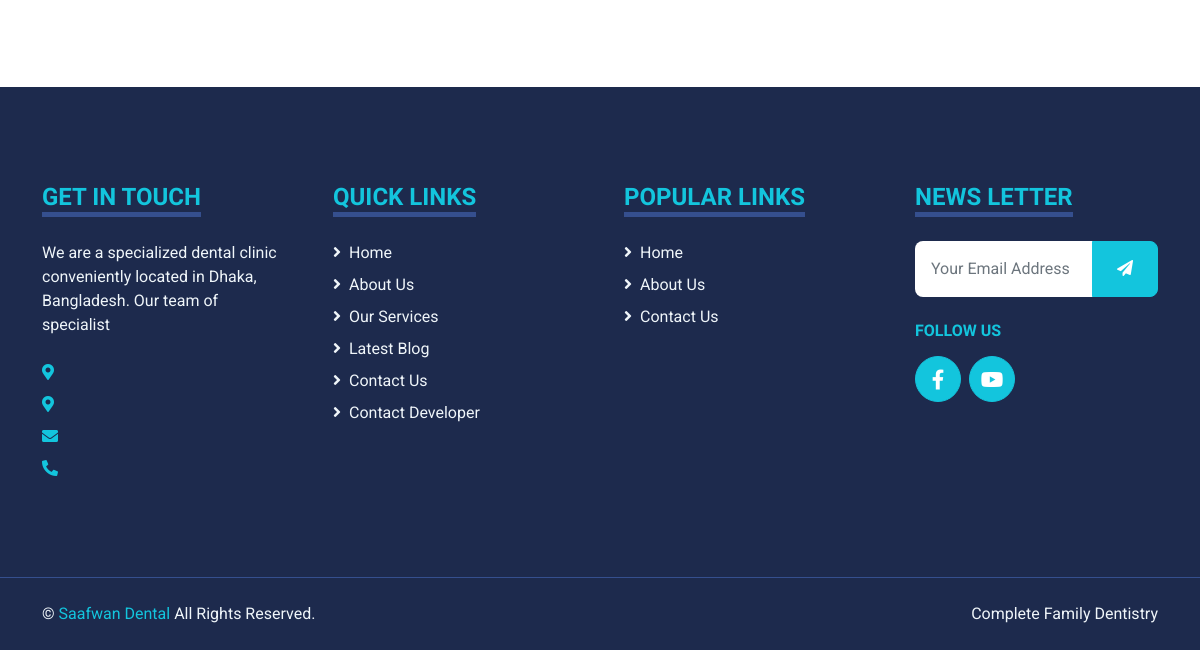
Before: / (lower part) with the older database file.
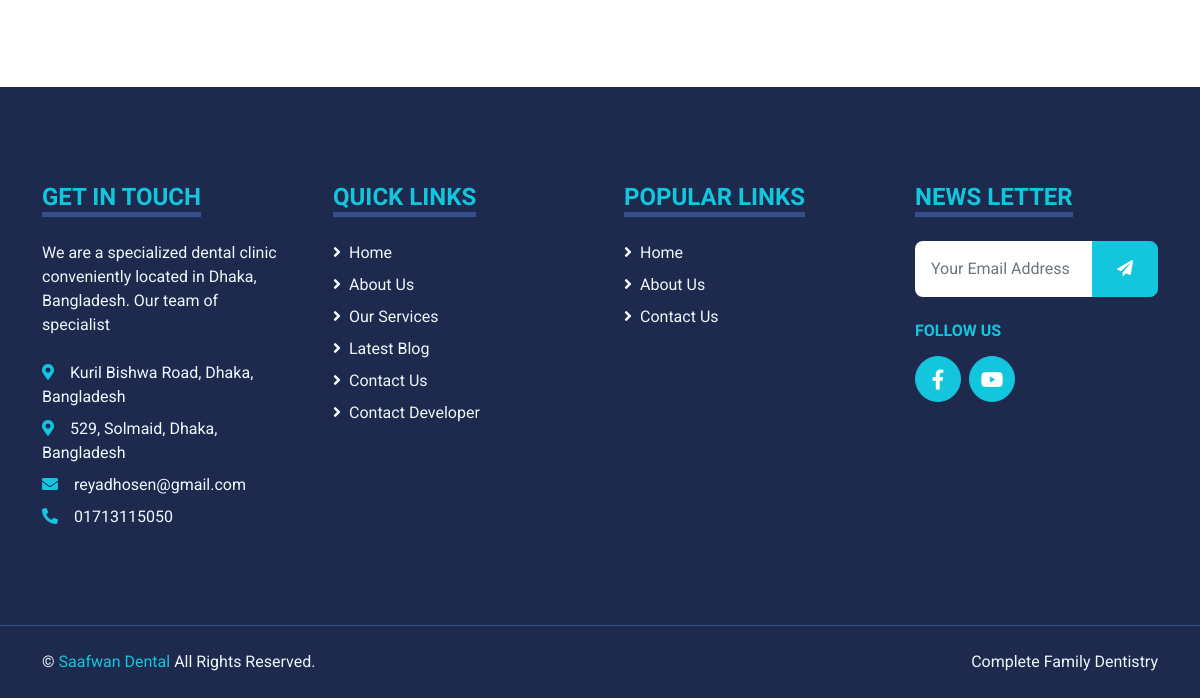
After: the same page with the newer database file.
### tables this page shows
CREATE TABLE `doctors` (
  `id` int(11) NOT NULL,
  `name` varchar(50) NOT NULL,
  `email` varchar(50) NOT NULL,
  `phone` varchar(20) NOT NULL,
  `password` varchar(20) NOT NULL,
  `created_at` date DEFAULT NULL,
  `deleted_at` date DEFAULT NULL,
  `chamber1` varchar(250) NOT NULL,
  `chamber2` varchar(250) DEFAULT NULL
);

### View/components/header.php (called while the page is built, shortened)
<?php
$db = connect();
$sql = "SELECT * FROM doctors where id = 1";
$doc = $db->query($sql)->fetch_assoc();
?>

### index.php (the view, shortened to what the changed rows need)
<!DOCTYPE html>
<html lang="en">
<head>
    <link href="https://cdnjs.cloudflare.com/ajax/libs/font-awesome/5.15.0/css/all.min.css" rel="stylesheet">
    <link href="https://cdn.jsdelivr.net/npm/bootstrap-icons@1.4.1/font/bootstrap-icons.css" rel="stylesheet">
    <link href="./Assets/lib/owlcarousel/assets/owl.carousel.min.css" rel="stylesheet">
    <link href="./Assets/lib/tempusdominus/css/tempusdominus-bootstrap-4.min.css" rel="stylesheet" />
    <link href="./Assets/css/bootstrap.min.css" rel="stylesheet">
    <link href="./Assets/css/style.css" rel="stylesheet">
</head>
<body>
    <?php include("./View/components/header.php") ?>
    <div class="container-fluid bg-dark text-light mt-5 py-5">
        <div class="container py-5">
            <div class="row g-5">
                <div class="col-lg-3 col-md-6">
                    <p class="mb-2">
                        <a href="https://goo.gl/maps/UNbvXS7gSgkVrHSc9?coh=178571&entry=tt" style="color: aliceblue;"><i class="fa fa-map-marker-alt text-primary me-3"></i><?php echo $doc["chamber1"] ?></a>
                    </p>
                    <p class="mb-2">
                        <a href="https://goo.gl/maps/F2NVNdZatgLU3zuz6?coh=178571&entry=tt" style="color: aliceblue;"><i class="fa fa-map-marker-alt text-primary me-3"></i><?php echo $doc["chamber2"] ?></a>
                    </p>
                    <p class="mb-2"><a href="mailto:<?php echo $doc["email"] ?>" style="color: aliceblue;"><i class="fa fa-envelope text-primary me-3"></i><?php echo $doc["email"] ?></a></p>
                    <p class="mb-0"><a href="tel:<?php echo $doc["phone"] ?>" style="color: aliceblue;"><i class="fa fa-phone-alt text-primary me-3"></i><?php echo $doc["phone"] ?></a></p>
                </div>
            </div>
        </div>
    </div>
</body>
</html>

Changed rows visible on the page:
added doctors: chamber1 "Kuril Bishwa Road, Dhaka, Bangladesh", chamber2 "529, Solmaid, Dhaka, Bangladesh", email "reyadhosen@gmail.com", phone "01713115050"
